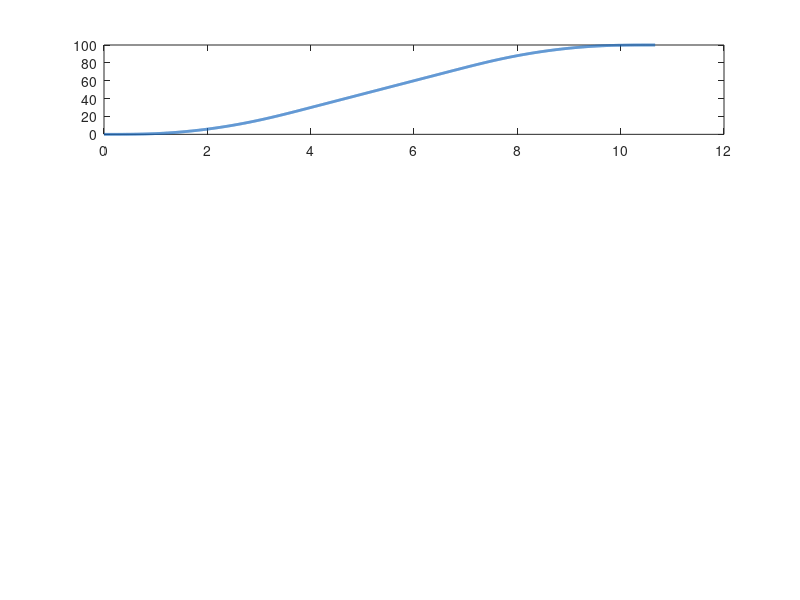

Source code (MATLAB): (Note: this script raises an error after producing the figure.)
%% Trayectoria en S de 7 Fases — Perfil Cinemático Articular
%
% Genera el perfil de posición, velocidad, aceleración y jerk para una
% trayectoria en S con jerk limitado. Evalúa las fronteras matemáticas
% para garantizar que el movimiento sea físicamente posible.

%% ── 1. DATOS DE USUARIO ──────────────────────────────────────────────
q_o     = 0.0;   % [rad]    Posición articular inicial
q_f     = 100.0; % [rad]    Posición articular final
qdot_s  = 15.0;   % [rad/s]  Velocidad de consigna (máxima)
qddot_s = 5.0;   % [rad/s²] Aceleración máxima permitida
j_m     = 5.0;   % [rad/s³] Jerk máximo permitido

%% ── 2. CÁLCULO DE PARÁMETROS Y VALIDACIÓN INTELIGENTE ────────────────
% Asumimos que la posición inicial (q_o), final (q_f) y la velocidad (qdot_s) 
% son fijas y deseadas por el usuario.
dist_total = abs(q_f - q_o);

% Frontera 1: Aceleración mínima absoluta (asumiendo jerk infinito)
a_min_abs = (qdot_s^2) / dist_total;

% Calculamos los parámetros temporales teóricos con los datos del usuario
dv1 = qddot_s^2 / (2 * j_m);
dv2 = qdot_s - 2 * dv1;
dist_min_req = (qdot_s * qddot_s / j_m) + (qdot_s^2 / qddot_s); % 2 * S_acel

% ── EVALUACIÓN DE FRONTERAS FÍSICAS ──
% Si dv2 < 0 (falla perfil triangular) o la distancia no alcanza...
if dv2 < 0 || dist_total < dist_min_req
    fprintf('\n[!] ERROR DE PARÁMETROS: La trayectoria no es realizable.\n');
    fprintf('Mantenemos fijos: Distancia = %.4f rad, Velocidad = %.4f rad/s\n\n', dist_total, qdot_s);
    
    fprintf('--> 1. RANGO PARA LA ACELERACIÓN MÁXIMA (qddot_s):\n');
    fprintf('    Debe ser ESTRICTAMENTE MAYOR a : %.4f [rad/s²]\n', a_min_abs);
    
    if qddot_s <= a_min_abs
        fprintf('    (Tu aceleración actual %.4f es demasiado baja. Ni con jerk infinito alcanza).\n\n', qddot_s);
    else
        fprintf('    (Tu aceleración actual %.4f es VÁLIDA. El problema está en el Jerk).\n\n', qddot_s);
    end
    
    fprintf('--> 2. RANGO PARA EL JERK MÁXIMO (j_m) (dada tu aceleración de %.4f):\n', qddot_s);
    if qddot_s > a_min_abs
        % Evaluamos si la restricción dominante es la distancia o la velocidad
        if qddot_s <= (2 * a_min_abs)
            j_min = (qdot_s * qddot_s^2) / (qddot_s * dist_total - qdot_s^2);
        else
            j_min = qddot_s^2 / qdot_s;
        end
        fprintf('    Debe ser MAYOR O IGUAL a       : %.4f [rad/s³]\n', j_min);
        fprintf('    (Tu jerk actual es %.4f).\n\n', j_m);
    else
        fprintf('    Primero debes aumentar la aceleración por encima de %.4f \n', a_min_abs);
        fprintf('    para poder calcular un valor de Jerk válido.\n\n');
    end
    
    error('Ejecución detenida: Ajusta qddot_s y j_m según los rangos matemáticos sugeridos.');
end

% Si pasa las validaciones, calculamos los tiempos base
tau1 = qddot_s / j_m;
tau2 = dv2 / qddot_s;
tau_cte = (dist_total - dist_min_req) / qdot_s;

% Velocidades intermedias
qdot1 = dv1;
qdot2 = qdot_s - dv1;

%% ── 3. POSICIONES AL INICIO DE CADA FASE ────────────────────────────
q1 = q_o   + (j_m/6)*tau1^3;
q2 = q1    + qdot1*tau2 + (qddot_s/2)*tau2^2;
q3 = q2    + qdot2*tau1 + (qddot_s/2)*tau1^2 - (j_m/6)*tau1^3;
q4 = q3    + qdot_s*tau_cte;
q5 = q4    + qdot_s*tau1 - (j_m/6)*tau1^3;
q6 = q5    + qdot2*tau2  - (qddot_s/2)*tau2^2;

%% ── 4. INSTANTES DE TRANSICIÓN ───────────────────────────────────────
t_tr = cumsum([0, tau1, tau2, tau1, tau_cte, tau1, tau2, tau1]);
T_total = t_tr(end);

%% ── 5. EVALUACIÓN DEL PERFIL CINEMÁTICO ─────────────────────────────
N  = 3000;                        
t  = linspace(0, T_total, N);     
q     = zeros(1,N);
qdot  = zeros(1,N);
qddot = zeros(1,N);
jerk  = zeros(1,N);

for k = 1:N
    tk = t(k);
    if tk <= t_tr(2)
        tp = tk - t_tr(1);
        jerk(k) = j_m; qddot(k) = j_m*tp; qdot(k) = (j_m/2)*tp^2; q(k) = q_o + (j_m/6)*tp^3;
    elseif tk <= t_tr(3)
        tp = tk - t_tr(2);
        jerk(k) = 0; qddot(k) = qddot_s; qdot(k) = qdot1 + qddot_s*tp; q(k) = q1 + qdot1*tp + (qddot_s/2)*tp^2;
    elseif tk <= t_tr(4)
        tp = tk - t_tr(3);
        jerk(k) = -j_m; qddot(k) = qddot_s - j_m*tp; qdot(k) = qdot2 + qddot_s*tp - (j_m/2)*tp^2; q(k) = q2 + qdot2*tp + (qddot_s/2)*tp^2 - (j_m/6)*tp^3;
    elseif tk <= t_tr(5)
        tp = tk - t_tr(4);
        jerk(k) = 0; qddot(k) = 0; qdot(k) = qdot_s; q(k) = q3 + qdot_s*tp;
    elseif tk <= t_tr(6)
        tp = tk - t_tr(5);
        jerk(k) = -j_m; qddot(k) = -j_m*tp; qdot(k) = qdot_s - (j_m/2)*tp^2; q(k) = q4 + qdot_s*tp - (j_m/6)*tp^3;
    elseif tk <= t_tr(7)
        tp = tk - t_tr(6);
        jerk(k) = 0; qddot(k) = -qddot_s; qdot(k) = qdot2 - qddot_s*tp; q(k) = q5 + qdot2*tp - (qddot_s/2)*tp^2;
    else
        tp = tk - t_tr(7);
        jerk(k) = j_m; qddot(k) = -qddot_s + j_m*tp; qdot(k) = qdot1 - qddot_s*tp + (j_m/2)*tp^2; q(k) = q6 + qdot1*tp - (qddot_s/2)*tp^2 + (j_m/6)*tp^3;
    end
end

%% ── 6. RESUMEN EN CONSOLA ────────────────────────────────────────────
fprintf('\n══════════════ Trayectoria en S — Parámetros ══════════════\n');
fprintf('  tau1    = %.4f s   (duración fase curva)\n',       tau1);
fprintf('  tau2    = %.4f s   (duración fase lineal)\n',      tau2);
fprintf('  tau_cte = %.4f s   (duración velocidad constante)\n',  tau_cte);
fprintf('  T_total = %.4f s\n',                               T_total);
fprintf('  qdot1   = %.4f rad/s  (vel. al final de F1)\n',    qdot1);
fprintf('  qdot2   = %.4f rad/s  (vel. al final de F2)\n',    qdot2);
fprintf('  S_acel  = %.4f rad    (distancia de aceleración)\n', dist_min_req/2);
fprintf('  q(T)    = %.4f rad    (debe ser q_f = %.4f)\n', q(end), q_f);
fprintf('═══════════════════════════════════════════════════════════\n\n');

%% ── 7. GRAFICACIÓN ───────────────────────────────────────────────────
nombres_fase  = {'F1','F2','F3','F4','F5','F6','F7'};
color_pos     = [0.08  0.40  0.74];
color_vel     = [0.00  0.60  0.85];
color_acel    = [0.80  0.15  0.15];
color_jerk    = [0.45  0.45  0.45];
color_sep     = [0.75  0.75  0.75];

fig = figure('Name','Trayectoria en S — 7 Fases', ...
             'NumberTitle','off','Color','w','Position',[80 50 860 720]);

ax1 = subplot(4,1,1);
plot(t, q, 'Color', color_pos, 'LineWidth', 2); hold on;
yline(q_o,'--','Color',color_sep,'LineWidth',0.8);
yline(q_f,'--','Color',color_sep,'LineWidth',0.8);
ylabel('q(t)  [rad]','FontSize',10);
title('Posición articular','FontWeight','bold','FontSize',10);
ylim([q_o - 0.1*(q_f-q_o), q_f + 0.15*(q_f-q_o)]); grid on; box off;

ax2 = subplot(4,1,2);
plot(t, qdot, 'Color', color_vel, 'LineWidth', 2); hold on;
yline(qdot_s,'--','Color',color_sep,'LineWidth',0.8);
ylabel('{\itq}{\bullet}(t)  [rad/s]','FontSize',10);
title('Velocidad articular','FontWeight','bold','FontSize',10);
ylim([-0.05*qdot_s, 1.25*qdot_s]); grid on; box off;

ax3 = subplot(4,1,3);
plot(t, qddot, 'Color', color_acel, 'LineWidth', 2); hold on;
yline(0,'Color',color_sep,'LineWidth',0.8);
ylabel('{\itq}{\bullet\bullet}(t)  [rad/s²]','FontSize',10);
title('Aceleración articular','FontWeight','bold','FontSize',10);
ylim(1.4*[-qddot_s, qddot_s]); grid on; box off;

ax4 = subplot(4,1,4);
plot(t, jerk, 'Color', color_jerk, 'LineWidth', 2); hold on;
yline(0,'Color',color_sep,'LineWidth',0.8);
ylabel('{\itq}{\bullet\bullet\bullet}(t)  [rad/s³]','FontSize',10);
title('Jerk (tirón)','FontWeight','bold','FontSize',10);
xlabel('Tiempo [s]','FontSize',10);
ylim(1.5*[-j_m, j_m]); grid on; box off;

for ax = [ax1, ax2, ax3, ax4]
    axes(ax); %#ok<LAXES>
    for i = 2:8
        xline(t_tr(i), '--', 'Color', color_sep, 'LineWidth', 0.8);
    end
    if ax == ax2
        ylims = ylim; y_lbl = ylims(2) * 0.90;
        for i = 1:7
            t_mid = (t_tr(i) + t_tr(i+1)) / 2;
            text(t_mid, y_lbl, nombres_fase{i}, 'HorizontalAlignment','center', 'FontSize',7,'Color',[0.5 0.5 0.5]);
        end
    end
end
linkaxes([ax1 ax2 ax3 ax4], 'x');
xlim([0, T_total]);



% Crear referencia para el controlador
ref = [t; qdot]';
